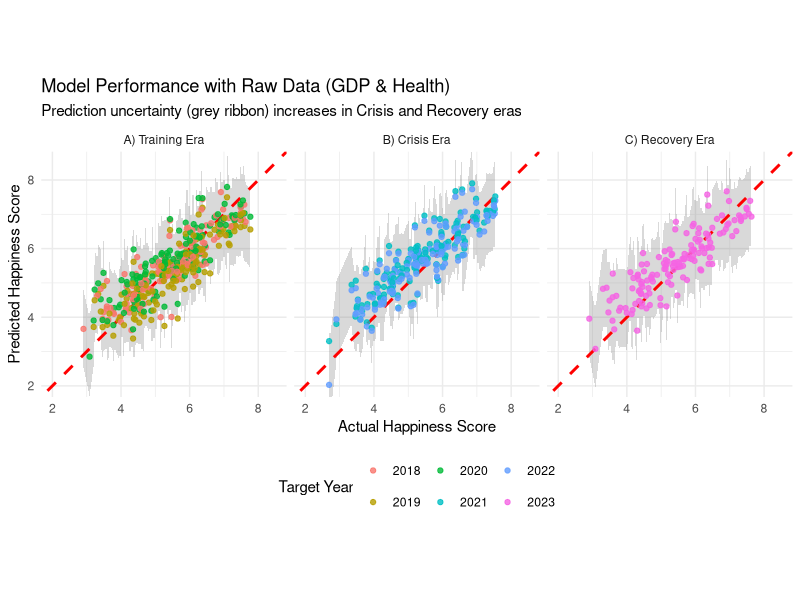
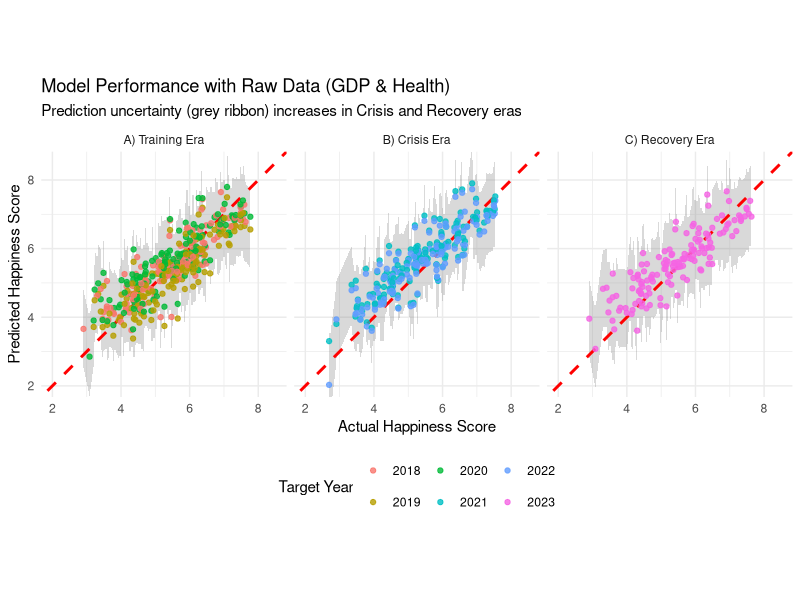

Source code (R) for these figures, in order:
# --- Phase 3: Final Model with RAW DATA & Black Swan Test ---

# 1. Load Required Libraries
library(tidyverse)
library(broom)
library(Metrics)
library(patchwork)

# 2. Load the NEW raw master dataset
raw_master_data <- read_csv("processed_data/raw_master_dataset.csv", show_col_types = FALSE)

# 3. Create the complete lagged dataset (3-year lag with validation)
lag_data <- raw_master_data %>%
  arrange(country, year) %>%
  group_by(country) %>%
  mutate(
    happiness_score_future = lead(happiness_score, n = 3),
    target_year = year + 3,
    year_diff = lead(year, n = 3) - year
  ) %>%
  filter(year_diff == 3) %>%
  select(-year_diff) %>%
  ungroup() %>%
  drop_na()

# 4. Split data into the three distinct eras
training_data <- lag_data %>% filter(target_year <= 2020)
crisis_data <- lag_data %>% filter(target_year %in% c(2021, 2022))
recovery_data <- lag_data %>% filter(target_year >= 2023)

# 5. Train ONE model on the Training era data, now using RAW predictors
final_model_raw <- lm(
  # UPDATED FORMULA with new variable names
  happiness_score_future ~ raw_gdp + raw_health + social_support + freedom + trust + generosity,
  data = training_data
)

# 6. Define the evaluation function
evaluate_model <- function(model, data, era_name) {
  predictions_with_intervals <- predict(model, newdata = data, interval = "prediction")
  eval_data <- data %>%
    bind_cols(as_tibble(predictions_with_intervals) %>% rename(predicted_score = fit, pred_lower = lwr, pred_upper = upr))

  metrics <- tibble(
    Era = era_name,
    R_Squared = cor(eval_data$happiness_score_future, eval_data$predicted_score)^2,
    RMSE = rmse(eval_data$happiness_score_future, eval_data$predicted_score),
    MAE = mae(eval_data$happiness_score_future, eval_data$predicted_score)
  )
  return(list(metrics = metrics, data_with_preds = eval_data))
}

# 7. Evaluate the single model across all three eras
training_eval <- evaluate_model(final_model_raw, training_data, "Training (<=2020 Targets)")
crisis_eval <- evaluate_model(final_model_raw, crisis_data, "Crisis (2021-2022 Targets)")
recovery_eval <- evaluate_model(final_model_raw, recovery_data, "Recovery (2023+ Targets)")

# 8. Present the final results
comparison_table <- bind_rows(training_eval$metrics, crisis_eval$metrics, recovery_eval$metrics)
cat("\n--- Quantitative Performance Across Eras (Using RAW Data) ---\n")
print(comparison_table)

plot_data <- bind_rows(
  training_eval$data_with_preds %>% mutate(Era = "A) Training Era"),
  crisis_eval$data_with_preds %>% mutate(Era = "B) Crisis Era"),
  recovery_eval$data_with_preds %>% mutate(Era = "C) Recovery Era")
)

final_plot <- ggplot(plot_data, aes(x = happiness_score_future, y = predicted_score)) +
  geom_ribbon(aes(ymin = pred_lower, ymax = pred_upper), fill = "grey50", alpha = 0.3) +
  geom_abline(intercept = 0, slope = 1, color = "red", linetype = "dashed", linewidth = 1) +
  geom_point(aes(color = factor(target_year)), alpha = 0.8) +
  facet_wrap(~Era) +
  coord_fixed(xlim = c(2, 8.5), ylim = c(2, 8.5)) +
  labs(
    title = "Model Performance with Raw Data (GDP & Health)",
    subtitle = "Prediction uncertainty (grey ribbon) increases in Crisis and Recovery eras",
    x = "Actual Happiness Score", y = "Predicted Happiness Score", color = "Target Year"
  ) +
  theme_minimal() + theme(legend.position = "bottom")

print(final_plot)
ggsave("final_report_visuals/raw_data_multi_era_plot.png", final_plot, width = 12, height = 5)

cat("\nAnalysis with RAW DATA is complete. The definitive plot has been saved.\n")
